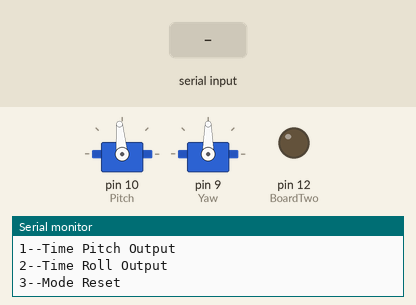
Bench run of a sketch on a simulated Arduino Uno, built with avr-gcc and run on an emulated ATmega328P. Shown: 2 × servo, output pins drawn as LEDs (lit = HIGH), the last lines printed to the serial monitor. The test bench sets the inputs (shaded band).

Above: at 1.8 s.
1.9 s: "1\n" received over Serial
At 4.0 s:
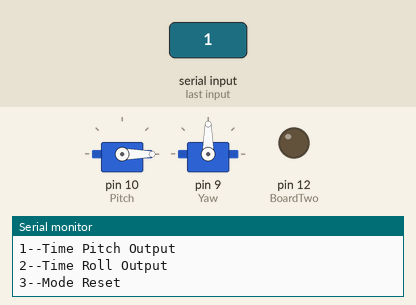
4.4 s: "3\n" received over Serial
At 5.1 s:
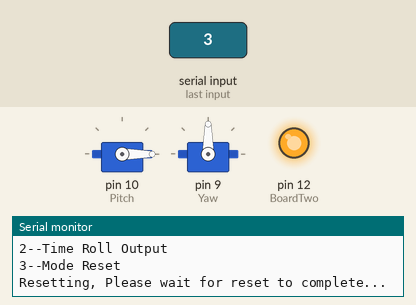
Timing chart, 0 to 10.9 s (numbered marks = the images above; inputs shaded):
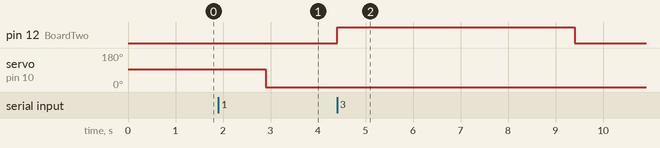

Measured:
- after the input at 1.9 s, servo on pin 10 (Pitch): 95° → 0° after 1.0 s
- after the input at 4.4 s, pin 12 (BoardTwo): LOW → HIGH at once, → LOW 5.0 s later

The sketch:

timingTest.ino
```cpp
/*
 * TIMING TEST FOR GIMBAL CONTROL
 * Xi Chen/A-Team
 * Currrently Controlling Mode Pin and Roll Pin with 500hz pwms
 *
 * Roll output to pin 9 with 500hz at 8 bits
 * Pitch output to pin 10 with 500hz at 8 bits
 * No servo option with this test
 * No Mode output
*/
#include <Servo.h>
#include <SimpleTimer.h>

#define Yaw 9
#define Pitch 10
#define BoardTwo 12

SimpleTimer timer;
Servo pitchServo;
Servo yawServo;

int curState = 0;


int pitch = 0;
int yaw = 0;
int timing = 0;
void setup() {

  Serial.begin(9600);
  Serial.println(F("Initializing......"));
  pinMode(BoardTwo,OUTPUT);
  digitalWrite(BoardTwo,LOW);
  pitchServo.attach(Pitch);
  yawServo.attach(Yaw);
  pitchServo.write(95);
  yawServo.write(90);

  Serial.println(F("---------------------------------------------------------------"));
  Serial.println(F("---------------------------------------------------------------"));
  Serial.println(F("    11           1111111111   11111111      11      11       11"));
  Serial.println(F("  11  11             11       11          11  11    111     111"));
  Serial.println(F(" 11    11            11       11111111   11    11   11 1   1 11"));
  Serial.println(F(" 11111111   11111    11       11111111   11111111   11 11 11 11"));
  Serial.println(F(" 11    11            11       11         11    11   11  111  11"));
  Serial.println(F(" 11    11            11       11111111   11    11   11   1   11"));
  Serial.println(F("---------------------------------------------------------------"));
  Serial.println(F("---------------------------------------------------------------"));
  Serial.println(F("TimingTest Initializing Finished"));
}

void loop() {

  int userInput;
  printMessage(curState);

  while(Serial.available()==0) { }
  userInput = Serial.parseInt();

  switch (curState){
    case 0:
      if (userInput == 0){
        displayStatus();
        curState = 0;
      }
      else if(userInput == 1){
        curState = 1;
      }
      else if(userInput == 2){
        curState = 2;
      }
      else if(userInput == 3){
        modeReset();
      }
      else{
        Serial.println(F("INVALID OPTION"));
      }
      break;

    case 1:
      if(userInput<=180 && userInput >=0){
        pitch = userInput;
        Serial.print(F("Pitch Servo set to: "));Serial.println(pitch);
        pitchServo.write(pitch);
        curState = 0;
      }
      else{
        Serial.println(F("Invalid Input"));
        curState = 0;
      }
      break;

    case 2:
      if(userInput<=180 && userInput >=0){
        yaw = userInput;
        Serial.print(F("Yaw Servo set to: "));Serial.println(yaw);
        curState = 4;
      }
      else{
        Serial.println(F("Invalid Input"));
        curState = 0;
      }
      break;

    case 4:
      if(userInput<=20000 && userInput >=0){
        timing = userInput;
        Serial.print(F("Roll output time set to: "));Serial.println(timing);
        timingOutput(Yaw,yaw,timing);
        curState = 0;
      }
      else{
        Serial.println(F("Invalid Input"));
        curState = 0;
      }
      break;
  }
}

void printMessage(int state){
  switch (state){
     case 0:
       Serial.println(F("-------------------------------------------------------------------------------"));
       Serial.println(F("Please Type in Command:\n0--DisplayCurrentOutput\n1--Time Pitch Output\n2--Time Roll Output\n3--Mode Reset\n"));
       break;
     case 1:
       Serial.println(F("Choose Pitch output(0-255)"));
       break;
     case 2:
       Serial.println(F("Choose Roll output(0-255)"));
       break;
     case 4:
       Serial.println(F("Choose Roll output duration(0-20000ms)"));
       break;
  }
}

void timingOutput(int pin,int output,int timing){
  Serial.print(F("Start OUTPUTTING for "));Serial.print(timing);Serial.println(F(" ms"));
  if(pin == Pitch){
    pitchServo.write(output);
    delay(timing);
    pitchServo.write(95);
    Serial.println(F("End of OUTPUTTING Pitch, all output reset to zero"));
  }
  else{
    yawServo.write(output);
    delay(timing);
    yawServo.write(90);
    Serial.println(F("End of OUTPUTTING Yaw, all output reset to zero"));
  }
  clearOutput();
}

void clearOutput(){
    timing = 0;
    pitch = 0;
    yaw = 0;
}

void modeReset(){
  Serial.println(F("Resetting, Please wait for reset to complete..."));
  digitalWrite(BoardTwo,HIGH);
  delay(5000);
  digitalWrite(BoardTwo,LOW);
  Serial.println(F("Mode Reset Complete"));
}

void displayStatus(){
  Serial.print(F("Current Pitch Output: "));Serial.println(pitch);
  Serial.print(F("Current Roll Output (PWM): "));Serial.println(yaw);
}
```
